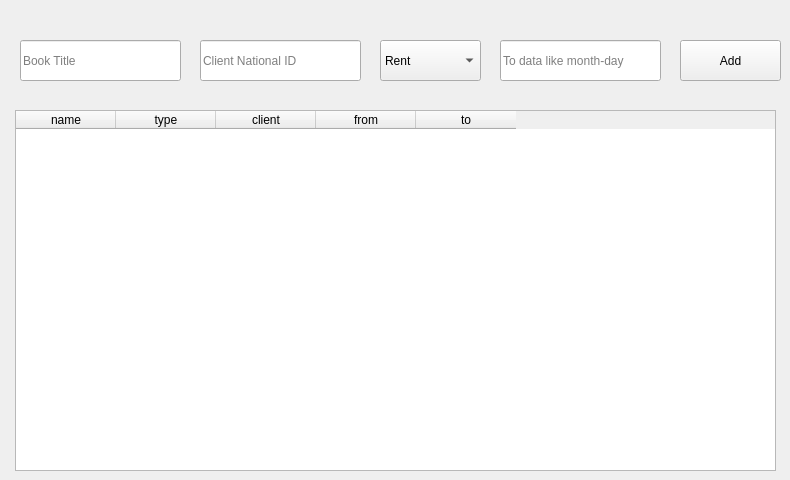
    <widget class="QWidget" name="tab">
     <attribute name="title">
      <string>Today</string>
     </attribute>
     <widget class="QComboBox" name="comboBox">
      <property name="geometry">
       <rect>
        <x>380</x>
        <y>40</y>
        <width>101</width>
        <height>41</height>
       </rect>
      </property>
      <item>
       <property name="text">
        <string>Rent</string>
       </property>
      </item>
      <item>
       <property name="text">
        <string>Retrieve</string>
       </property>
      </item>
     </widget>
     <widget class="QPushButton" name="pushButton_8">
      <property name="enabled">
       <bool>true</bool>
      </property>
      <property name="geometry">
       <rect>
        <x>680</x>
        <y>40</y>
        <width>101</width>
        <height>41</height>
       </rect>
      </property>
      <property name="text">
       <string>Add</string>
      </property>
     </widget>
     <widget class="QTableWidget" name="tableWidget">
      <property name="geometry">
       <rect>
        <x>15</x>
        <y>110</y>
        <width>761</width>
        <height>361</height>
       </rect>
      </property>
      <column>
       <property name="text">
        <string>name</string>
       </property>
      </column>
      <column>
       <property name="text">
        <string>type</string>
       </property>
      </column>
      <column>
       <property name="text">
        <string>client</string>
       </property>
      </column>
      <column>
       <property name="text">
        <string>from</string>
       </property>
      </column>
      <column>
       <property name="text">
        <string>to</string>
       </property>
      </column>
     </widget>
     <widget class="QLineEdit" name="lineEdit_4">
      <property name="geometry">
       <rect>
        <x>20</x>
        <y>40</y>
        <width>161</width>
        <height>41</height>
       </rect>
      </property>
      <property name="placeholderText">
       <string>Book Title</string>
      </property>
     </widget>
     <widget class="QLineEdit" name="lineEdit_7">
      <property name="geometry">
       <rect>
        <x>200</x>
        <y>40</y>
        <width>161</width>
        <height>41</height>
       </rect>
      </property>
      <property name="placeholderText">
       <string>Client National ID</string>
      </property>
     </widget>
     <widget class="QLineEdit" name="lineEdit_10">
      <property name="geometry">
       <rect>
        <x>500</x>
        <y>40</y>
        <width>161</width>
        <height>41</height>
       </rect>
      </property>
      <property name="placeholderText">
       <string>To data like month-day</string>
      </property>
     </widget>
    </widget>
